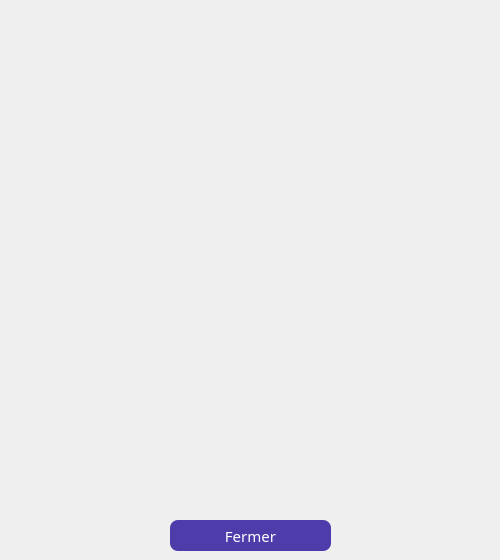
<?xml version="1.0" encoding="UTF-8"?>
<ui version="4.0">
 <class>Dialog_Statistiques</class>
 <widget class="QDialog" name="Dialog_Statistiques">
  <property name="geometry">
   <rect>
    <x>0</x>
    <y>0</y>
    <width>500</width>
    <height>560</height>
   </rect>
  </property>
  <property name="windowTitle">
   <string>Dialog</string>
  </property>
  <widget class="QPushButton" name="pushButton_Fermer">
   <property name="geometry">
    <rect>
     <x>170</x>
     <y>520</y>
     <width>161</width>
     <height>31</height>
    </rect>
   </property>
   <property name="font">
    <font>
     <family>Montserrat SemiBold</family>
     <pointsize>11</pointsize>
    </font>
   </property>
   <property name="styleSheet">
    <string notr="true">QPushButton {
background-color: rgba(35,10,152, 200);
border-radius: 8px;
color: white;
}
QPushButton:hover {
background-color: qlineargradient(spread:pad, x1:0, y1:0, x2:0, y2:1, stop:0 rgba(117, 201, 187, 200), stop:1 rgba(35,10,152, 200));
}</string>
   </property>
   <property name="text">
    <string>Fermer</string>
   </property>
  </widget>
  <widget class="QLabel" name="label_stats">
   <property name="geometry">
    <rect>
     <x>170</x>
     <y>150</y>
     <width>500</width>
     <height>500</height>
    </rect>
   </property>
   <property name="styleSheet">
    <string notr="true"/>
   </property>
   <property name="text">
    <string/>
   </property>
  </widget>
  <zorder>label_stats</zorder>
  <zorder>pushButton_Fermer</zorder>
 </widget>
 <resources/>
 <connections/>
</ui>
